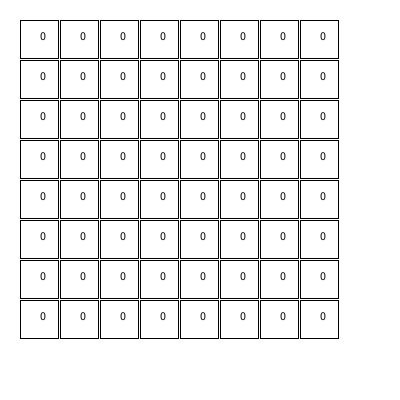
Frame 1 (no input)
Frame 60 (the mouse pressed at the canvas centre just before this capture): identical to frame 1, image omitted
Frame 120 (the mouse held since frame 60 and released just before this capture): identical to frame 1, image omitted

The Processing sketch that drew this single still picture (run headless with seeded random() and noise(); from frame 60 on, the mouse is pressed at the canvas centre):

// Processing sketch: sketch_150322NQueen
// ── sketch_150322NQueen.pde
//NQueen problem
int fingerx, fingery;
int NUM = 8;
int mousemode = 1;
int [] result = new int [NUM]; //save position of 2
int [][] grid = new int [NUM][NUM];

void setup() {
  size(400, 400);
  frameRate(30);
  background(0);
}

void queenline(int x, int y, int number) {
//  for (int k = 0; k < NUM; k++) if (k != x) grid[k][y] = number;
//  for (int k = 0; k < NUM; k++) if (k != y) grid[x][k] = number;
  for (int k = 1; k < NUM - y; k++) {//earn flag
    if (x - k >= 0) grid[x - k][y + k] = number; 
    if (x + k <= NUM - 1) grid[x + k][y + k] = number;
    grid[x][y+k] = number;
  }
//  for (int k = 1; k <= y; k++) {//earn flag
//    if (x - k >= 0) grid[x - k][y - k] = number; 
//    if (x + k <= NUM - 1) grid[x + k][y - k] = number;
//  }
}

//flag; 0 as able to put queen, 1 as unable, 2 as queen set 
void NQsolve() { //recursvie function
  if (grid[fingerx][fingery] == 1) {
    fingerx++;
    if (fingerx == NUM) {
      fingery--;
      result[fingery]++;
      if (result[fingery] == NUM) {
        println("can't solve any answer");
        exit();
      }
    } //replace previous step queen
  } else if (grid[fingerx][fingery] == 0) {
    grid[fingerx][fingery] = 2; //put queen
    result[fingery] = fingerx;
    if (fingery == NUM - 1) {
      println("finish");
      exit();

      queenline(fingerx, fingery, 2);
      fingerx = 0;
      fingery++;
    }
    NQsolve();
  }
}

void draw() {
  //  NQsolve();
  // grid[0][0] = 2;
  background(255);
  for (int j = 0; j < NUM; j++) {
    for (int i = 0; i < NUM; i++) {
      if ( grid[i][j] == 2) queenline(i, j, 1);
    }
  }
  for (int j = 0; j < NUM; j++) {
    for (int i = 0; i < NUM; i++) {
      if (grid[i][j] == 1) {
        fill(255, 0, 0, 60);
        ellipse((i+1)*40, (j+1)*40, 18, 18);
      } else if (grid[i][j] == 2) {
        fill(255);
        stroke(0, 255, 255);
        ellipse((i+1)*40, (j+1)*40, 36, 36);
      } else {
        stroke(255);
        ellipse((i+1)*40, (j+1)*40, 5, 5);
      }
      fill(0);
      textSize(12);
      text(grid[i][j], (i+1)*40, (j+1)*40);
      noFill();
      stroke(0);
      rect((i+1)*40-20, (j+1)*40-20, 38, 38);
    }
  }
}

void mousePressed() {
  for (int j=0; j<NUM; j++) {
    for (int i=0; i<NUM; i++) {
      if ((i+1)*40-20<=mouseX && mouseX< (i+2)*40-20 && (j+1)*40-20 <= mouseY && mouseY < (j+2)*40-20 ) {
        println(i+","+j+","+mouseX+","+mouseY);
        if (mouseButton  == LEFT){//mousemode == 1) {
          grid[i][j]=2;
        } else if (mouseButton == RIGHT){//mousemode == 0) {
          grid[i][j]=0;
          queenline(i, j, 0);
        }
      }
    }
  }
}

void keyPressed() {
  if (key == 'd' || key == 'D') {
    mousemode = 0;
  } 
  if (key == 's' || key == 'S') {
    mousemode = 1;
  }
  if (key == 'r' || key == 'R') {

    for (int j2 = 0; j2 < NUM; j2++) {
      for (int i2 = 0; i2 < NUM; i2++) {
        grid[i2][j2] =0;
      }
    }
  }
}
